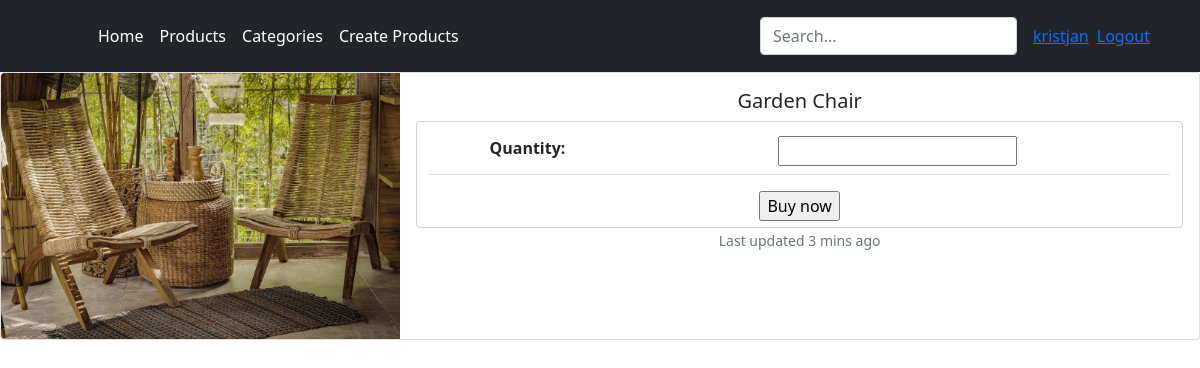
The page /purchase/8 (signed in) on the database its author committed.
### products/models.py (models this page shows, shortened)
class Product(models.Model):
    title = models.CharField(max_length=200)
    description = models.TextField(blank=True)
    image = models.ImageField(upload_to='images/')
    price = models.DecimalField(max_digits=6, decimal_places=2)
    category = models.ForeignKey(Category, related_name='product', on_delete=models.CASCADE)
    slug = models.SlugField(max_length=255)
    quantity = models.IntegerField(default=0)
    is_active = models.BooleanField(default=True)
    created = models.DateTimeField(auto_now_add=True)
    updated = models.DateTimeField(auto_now=True)
    class Meta:
        verbose_name_plural = 'Products'
        ordering = ('-created',)

### storeAnada/views.py (the view, shortened to what this page needs)
# urls.py: path('purchase/<pk>', storeAnada.views.PurchaseView.as_view(), name='purchase')
class PurchaseView(LoginRequiredMixin, FormView):
	template_name = "store/purchase.html"
	form_class = PurchaseForm
	success_url = reverse_lazy('success')
	def get_context_data(self, **kwargs):
		context = super().get_context_data(**kwargs)
		context['product'] = Product.objects.filter(id=self.kwargs['pk'])[0]
		return context
	def get_initial(self):
		initial = super(PurchaseView, self).get_initial()
		product = Product.objects.get(id=self.kwargs['pk'])
		initial.update({'product': product.pk, 'user': self.request.user.pk})
		return initial

### products/forms.py
class PurchaseForm(ModelForm):
    class Meta:
        model = Purchase
        fields = "__all__"
        widgets = {
            'product': HiddenInput(),
            'user': HiddenInput()
        }

### templates/store/purchase.html (shortened to what this page needs)
{% extends "base.html" %}
{% load static %}
{% block content %}
    <div class="card mb-xl-1">
      <div class="row g-0">
        <div class="col-md-4">
          <img src="/media/{{ product.image }}" class="img-fluid rounded-start" alt="{{ product.title }}">
        </div>
        <div class="col-md-8">
          <div class="card-body text-center align-text-bottom">
            <h5 class="card-title">{{ product.title }}</h5>
            <form class="form-control" method="POST" style="align-content: center">
                    <table class="table">
                        {{ form }}
                    </table>
                    <input type="submit" value="Buy now">
                </form>
            <p class="card-text"><small class="text-muted">Last updated 3 mins ago</small></p>
          </div>
        </div>
      </div>
</div>
{% endblock %}

### templates/base.html (shortened to what this page needs)
{% load static %}
<!DOCTYPE html>
<html lang="en">
    <head>
        <link rel="stylesheet" href={% static "bootstrap-5.1.3-dist/css/bootstrap.min.css" %}>
    </head>
    <body>
        <header class="p-3 bg-dark text-white">
            <div class="container">
              <div class="d-flex flex-wrap align-items-center justify-content-center justify-content-lg-start">
                <a href="/" class="d-flex align-items-center mb-2 mb-lg-0 text-white text-decoration-none">
                  <svg class="bi me-2" width="40" height="32" role="img" aria-label="Bootstrap"></svg>
                </a>
                <ul class="nav col-12 col-lg-auto me-lg-auto mb-2 justify-content-center mb-md-0">
                    <li><a href="{% url 'home' %}" class="nav-link px-2 text-white">Home</a></li>
                    <li><a href="{% url 'product-list' %}" class="nav-link px-2 text-white">Products</a></li>
                    <li><a href="{% url 'categories' %}" class="nav-link px-2 text-white">Categories</a></li>
                    {% if user.is_staff %}
                    <li><a href="{% url 'product-create' %}" class="nav-link px-2 text-white">Create Products</a></li>
                    {% endif %}
                </ul>
                <form class="col-12 col-lg-auto mb-3 mb-lg-0 me-lg-3" method="get">
                  <input type="search" class="form-control form-control-dark" placeholder="Search..." aria-label="Search" name="search" value="{{ search }}">
                </form>
                {% if not user.is_authenticated %}
                    <div class="text-end">
                        <a href="{% url 'login' %}"><button type="button" class="btn btn-outline-light me-2">Login</button></a>
                        <a href="{% url 'sign-up' %}"><button type="button" class="btn btn-warning">Sign-up</button></a>
                    </div>
                  {% else %}
                  <div class="text-xl-end text-white">
                      <a href="{% url 'profile' user.profile.pk %}">{{ user }}</a>
                  </div>
                    <div class="text-xl-end text-white m-2">
                      <a href="{% url 'logout'%}">Logout</a>
                  </div>
              {% endif %}
              </div>
            </div>
        </header>
        {% block content %}{% endblock %}
    </body>
</html>

### rows shown on the page
Product: image (picture), title "Garden Chair"

### other values the page prints
{{ user }} "kristjan"
